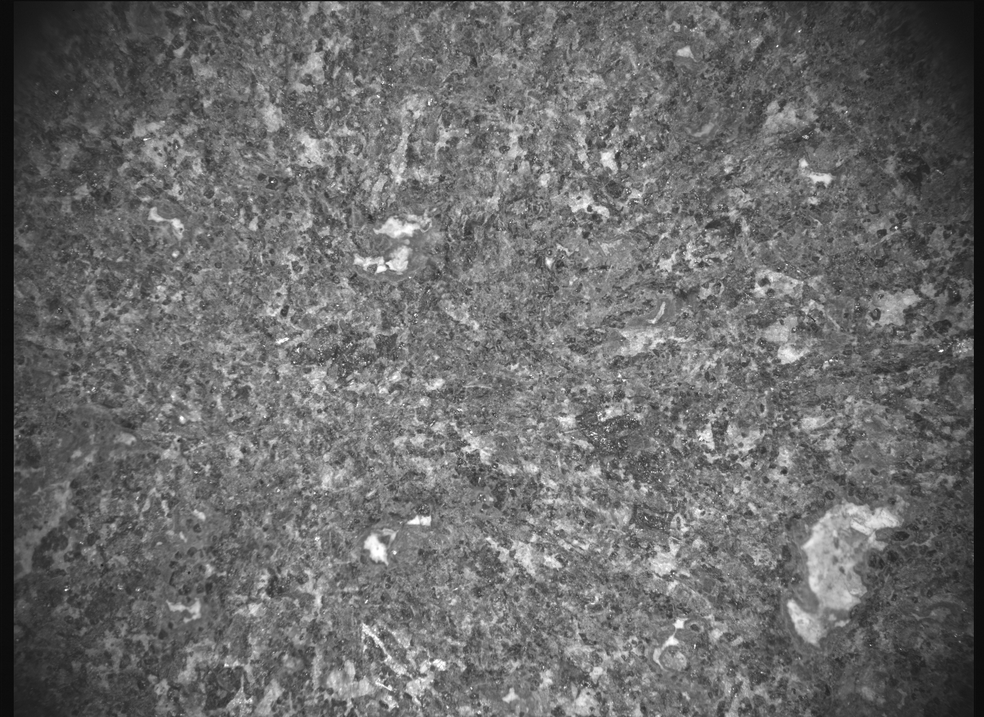
#> input picture aci.PNG, 984 x 717 px, shrunk from 1648 x 1200 before the run, found by its file name
$ python script_colorizeACI_briskflann.py --aci aci.png --watson watson.png
#> lines starting #> are read from the running program, lines starting #| are printed output that depends on the picture
#> further down, im1 is the input picture: shape (717, 984, 3); min 7, max 255, mean 106.5
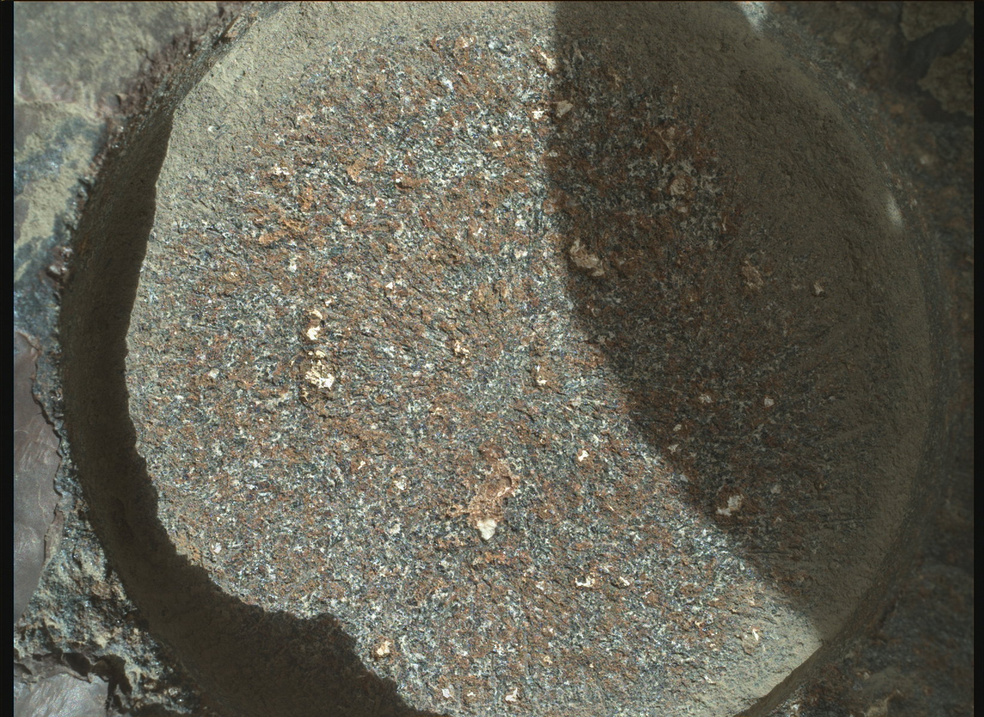
#> input picture watson.png, 984 x 717 px, shrunk from 1648 x 1200 before the run
#> further down, im2 is the input picture: shape (717, 984, 3); mean B, G, R 83.6, 96, 98.1
# ACI Colorization
# S. Sharma / Updated March 6, 2023
# Aim: This script uses the SHERLOC ACI and WATSON images to produce colorized ACIs.

# The basic steps it follows are:
#   1. Import images (one aci, one watson)
#   2. Convert both to grayscale
#   3. Detect keypoints that match across the two images by using BRISK, a binary descriptor using Hamming distance
#   4. Use the Flann Based Matcher that uses nearest search methods to find the best matches
#   5. If a minimum number of matches is found, an overlay is created. Color is provided by moving into HSV space.

# TO RUN THIS, put this into terminal while you're in the correct folder: python script_colorizeACI_briskflann.py --aci aci.png --watson watson.png

import argparse
import cv2
import numpy as np


def colorize_ACI(watson, aci):
    watson_color = watson.copy()
    watson = cv2.cvtColor(watson, cv2.COLOR_BGR2GRAY)
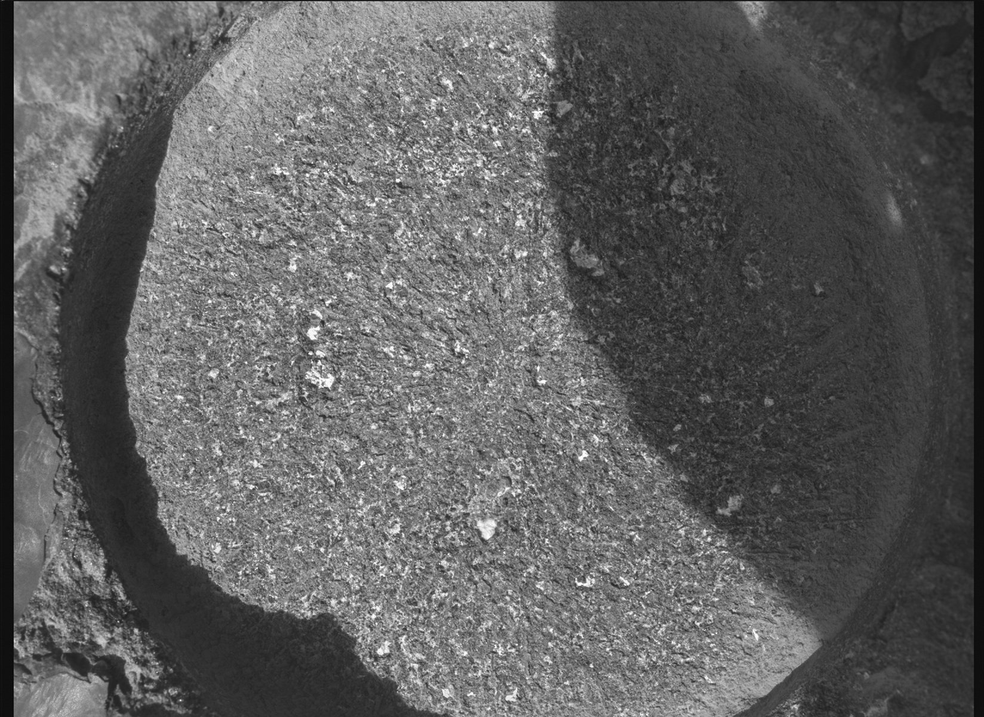
#> watson: shape (717, 984); min 3, max 255, mean 95.2
    aci = cv2.cvtColor(aci, cv2.COLOR_BGR2GRAY)

    MIN_MATCHES = 30

    detector = cv2.BRISK_create()
    kp1, des1 = detector.detectAndCompute(watson, None)
#> kp1 = 17770 keypoints; strongest (x, y, size): (709, 539, 15.8), (246, 362, 11.9), (514, 494, 11.4), (397, 180, 13.6)
    kp2, des2 = detector.detectAndCompute(aci, None)
#> kp2 = 16570 keypoints; strongest (x, y, size): (941, 350, 13), (896, 227, 12.5), (66, 589, 11.9), (645, 518, 12.2)
    kp1_img = cv2.drawKeypoints(watson, kp1, None, color=(255,255,0))
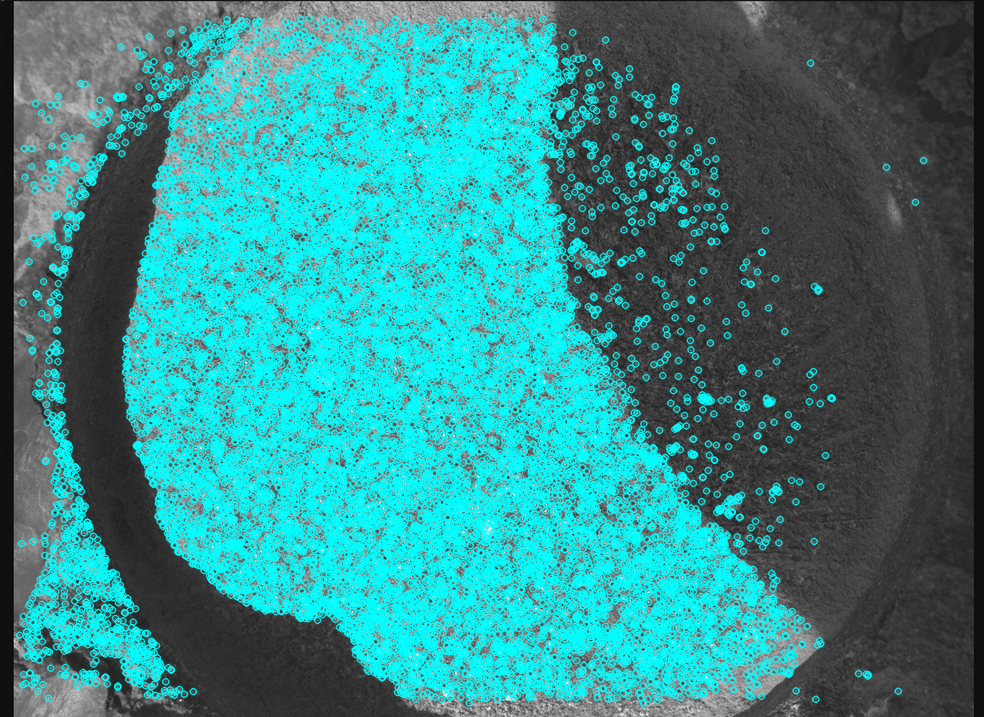
#> kp1_img: shape (717, 984, 3); mean of channels 0, 1, 2 138.6, 138.6, 53.2; drawn as B, G, R
    kp2_img = cv2.drawKeypoints(aci, kp2, None, color=(255,255,0))
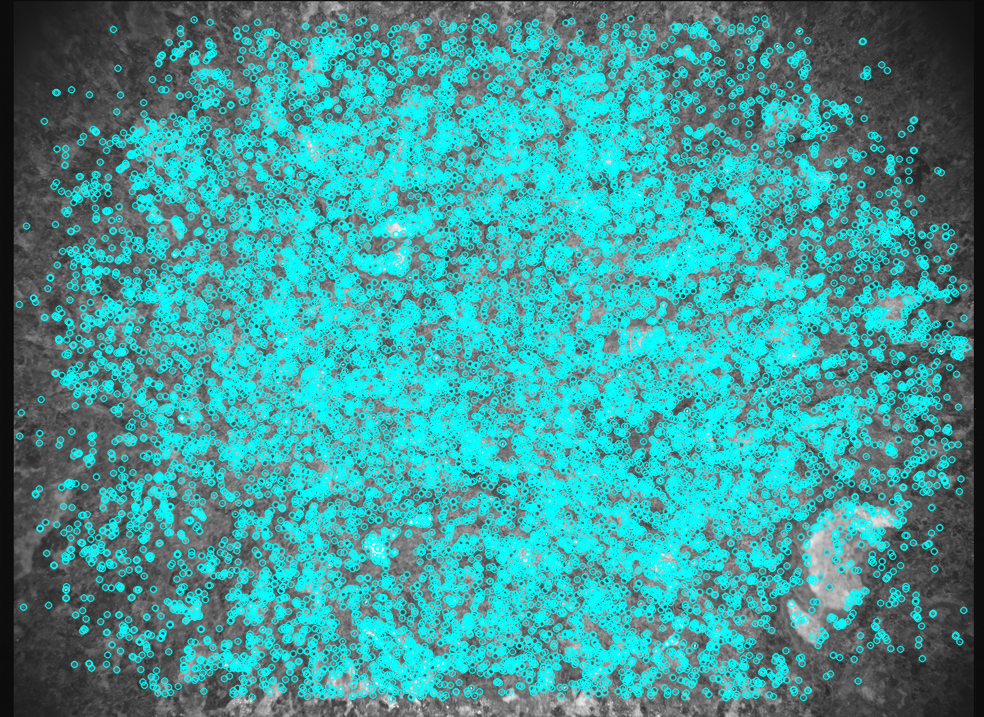
#> kp2_img: shape (717, 984, 3); mean of channels 0, 1, 2 152.4, 152.4, 63.3; drawn as B, G, R

    cv2.imshow('watson', kp1_img)
    cv2.waitKey()

    cv2.imshow('aci', kp2_img)
    cv2.waitKey()

    index_params = dict(algorithm=6,
                        table_number=6,
                        key_size=12,
                        multi_probe_level=2)
    search_params = {}
    flann = cv2.FlannBasedMatcher(index_params, search_params)
    matches = flann.knnMatch(des1, des2, k=2)
#> matches = 17770 matches

    good_matches = []
    for m, n in matches:
        if m.distance < 0.75 * n.distance:
            good_matches.append(m)
#> after the loop, good_matches = 14 matches

    print('Number of Matches:')
    print(len(good_matches))
#| 14

    if len(good_matches) > MIN_MATCHES:
        print('I found a match')
        src_points = np.float32([kp1[m.queryIdx].pt for m in good_matches]).reshape(-1, 1, 2)
        dst_points = np.float32([kp2[m.trainIdx].pt for m in good_matches]).reshape(-1, 1, 2)
        m, mask = cv2.findHomography(src_points, dst_points, cv2.RANSAC, 5.0)
        corrected_img = cv2.warpPerspective(watson_color, m, (aci.shape[1], aci.shape[0]))
        corrected_img = cv2.cvtColor(corrected_img, cv2.COLOR_BGR2HSV)
        corrected_img[:,:,2] = aci.astype(np.uint8)
        corrected_img = cv2.cvtColor(corrected_img, cv2.COLOR_HSV2BGR)
        return corrected_img
    return aci


if __name__ == "__main__":
    parser = argparse.ArgumentParser(add_help=False)
    parser.add_argument("--aci", default='aci.png', help="path for the ACI image")
    parser.add_argument("--watson", default='watson.png', help="path for the WATSON image")
    args = parser.parse_args()

    im1 = cv2.imread(args.aci)
    im2 = cv2.imread(args.watson)

    img = colorize_ACI(im2, im1)
    cv2.imwrite('colorized_aci.png', img)
    cv2.imshow('Colorized ACI', img)
    cv2.waitKey()
